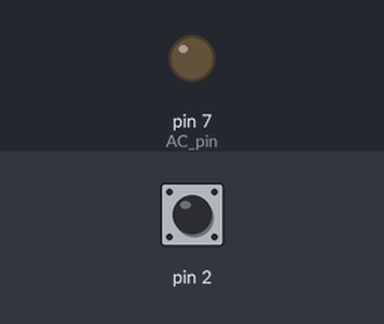
A sketch run on a simulated Arduino Uno, built with avr-gcc and run on an emulated ATmega328P. Parts: output pins drawn as LEDs (lit = HIGH). The test bench sets the inputs (shaded band); at power-on: pin 2 HIGH.

Above: at 1.2 s.
1.3 s: pin 2 pulled LOW for 0.15 s
At 1.9 s:
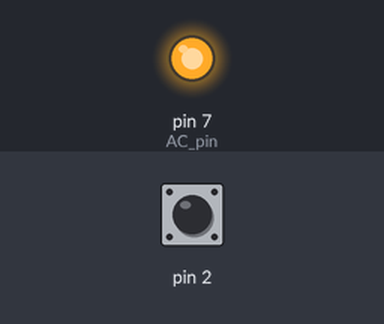
2.9 s: pin 2 pulled LOW for 3.2 s
Timing chart, 0 to 5.9 s (numbered marks = the images above; inputs shaded):
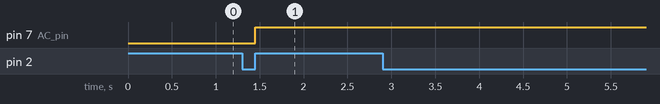

Measured:
- after the input at 1.3 s, pin 7 (AC_pin): LOW → HIGH after 0.15 s

The sketch:

LightDimmer.ino
```cpp
/*AC Light Control

 Updated by Robert Twomey

 Changed zero-crossing detection to look for RISING edge rather
 than falling.  (originally it was only chopping the negative half
 of the AC wave form).

 Also changed the dim_check() to turn on the Triac, leaving it on
 until the zero_cross_detect() turn's it off.

 Adapted from sketch by Ryan McLaughlin
 http://www.arduino.cc/cgi-bin/yabb2/YaBB.pl?num=1230333861/30

 */

#include  <TimerOne.h>          // Avaiable from http://www.arduino.cc/playground/Code/Timer1
volatile int i=0;               // Variable to use as a counter volatile as it is in an interrupt
volatile boolean zero_cross=0;  // Boolean to store a "switch" to tell us if we have crossed zero
int AC_pin = 7;                // Output to Opto Triac
volatile int dim = 0;                    // Dimming level (0-128)  0 = on, 128 = 0ff
volatile int inc=1;                      // counting up or down, 1=up, -1=down

int freqStep = 32;    // This is the delay-per-brightness step in microseconds.
                      // For 60 Hz it should be 65
// It is calculated based on the frequency of your voltage supply (50Hz or 60Hz)
// and the number of brightness steps you want.
//
// Realize that there are 2 zerocrossing per cycle. This means
// zero crossing happens at 120Hz for a 60Hz supply or 100Hz for a 50Hz supply.

// To calculate freqStep divide the length of one full half-wave of the power
// cycle (in microseconds) by the number of brightness steps.
//
// (120 Hz=8333uS) / 128 brightness steps = 65 uS / brightness step
// (100Hz=10000uS) / 128 steps = 75uS/step

void setup() {    // Begin setup
  pinMode(AC_pin, OUTPUT);                          // Set the Triac pin as output
  pinMode(2, INPUT_PULLUP);
  attachInterrupt(0, zero_cross_detect, RISING);    // Attach an Interupt to Pin 2 (interupt 0) for Zero Cross Detection
  Timer1.initialize(freqStep);                      // Initialize TimerOne library for the freq we need
  Timer1.attachInterrupt(dim_check, freqStep);
  // Use the TimerOne Library to attach an interrupt
  // to the function we use to check to see if it is
  // the right time to fire the triac.  This function
  // will now run every freqStep in microseconds.
}

void zero_cross_detect() {
  digitalWrite(AC_pin, LOW);       // turn off TRIAC (and AC)
  zero_cross = true;               // set the boolean to true to tell our dimming function that a zero cross has occured
  i=0;
}

// Turn on the TRIAC at the appropriate time
void dim_check() {
  if(zero_cross) {
    if(i>=dim) {
      digitalWrite(AC_pin, HIGH); // turn on light
      zero_cross = false; //reset zero cross detection
      i=0;  // reset time step counter
    }
    else {
      i++; // increment time step counter
    }
  }
}

void loop() {
    dim+=inc;
    if (dim <=0 || dim >=255) inc*=-1;
    delay(50);
}
```
